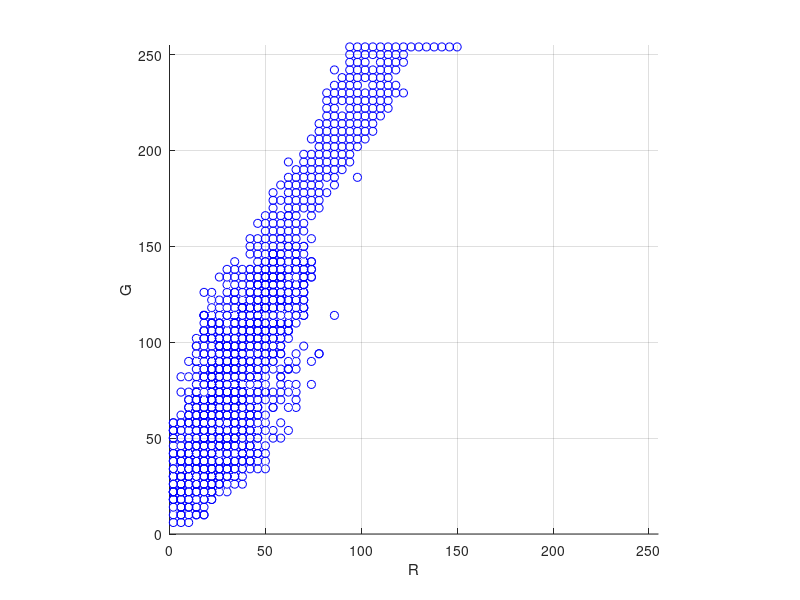

This figure's MATLAB source: (Note: this script raises an error after producing the figure.)
load('data-trunc.mat')
figure()
hold on
axis equal
%scatter3(green(:,3), green(:,2), green(:,1), 'g')
%scatter3(red(:,3), red(:,2), red(:,1),'r')
scatter3(blue(:,3), blue(:,2), blue(:,1), 'b')
xlim([0 255])
ylim([0 255])
zlim([0 255])
xlabel('R')
ylabel('G')
zlabel('B')
grid on

ax = gca;
ax.XTick = 0:64:256;
ax.YTick = 0:64:256;
ax.ZTick = 0:64:256;

g = [0 255; 0 255];
b = [0 0; 255 255];


dirs = [
	[-1 1.3 0];
	[-1 0 1.3];
	[-1 0.65 0.65];
    [-0.5 -0.65 0.65];
]';
for dir=dirs
	r1 = -(dir(2)*g + dir(3)*b) / dir(1);
	surf(r1, g, b)
	alpha(.4)
	center = [128 128 128]';
	c_plane = center - dir*(dir'*center);
	
	q = quiver3(c_plane(1), c_plane(2), c_plane(3),...
		    64*dir(1), 64*dir(2), 64*dir(3),...
			'k');
	q.LineWidth = 2;
	q.MaxHeadSize = 8;
	
	fprintf('%.2fr + %.2fg + %.2fb > 0\n', dir(1), dir(2), dir(3))

end

view(60, 45)
